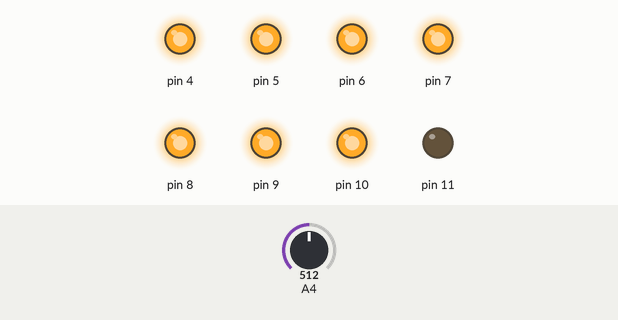
A sketch run on a simulated Arduino Uno, built with avr-gcc and run on an emulated ATmega328P. Parts: output pins drawn as LEDs (lit = HIGH). The inputs (shaded band) are chosen by the test bench; at power-on: A4 = 512.

Above: at 1.2 s.
1.3 s: A4 set to 514
At 2.1 s:
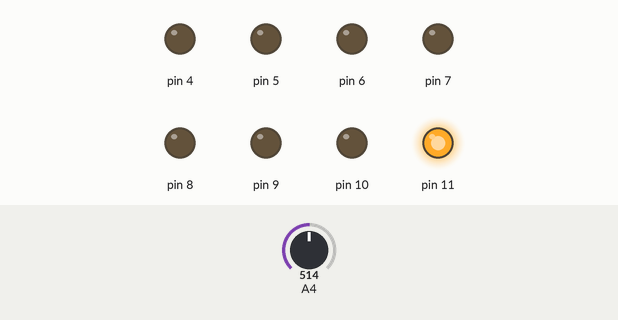
2.8 s: A4 set to 716
At 3.2 s:
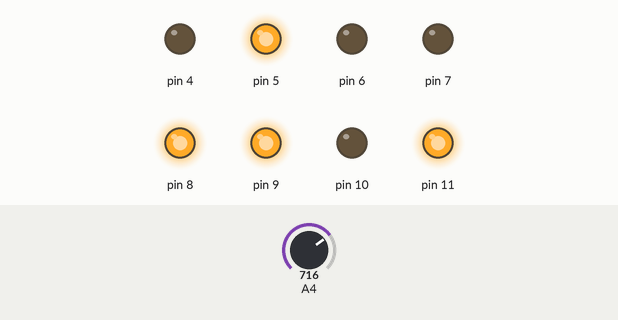
4.3 s: A4 set to 719
At 5.5 s:
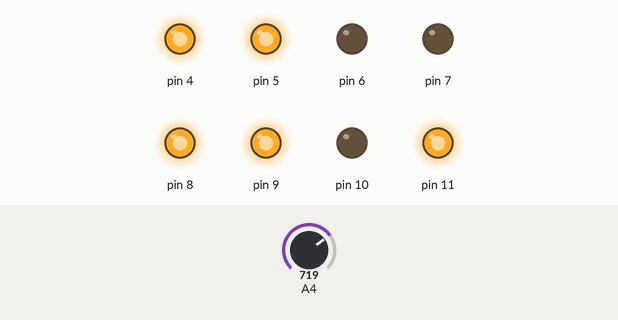
5.8 s: A4 set to 900
At 6.7 s:
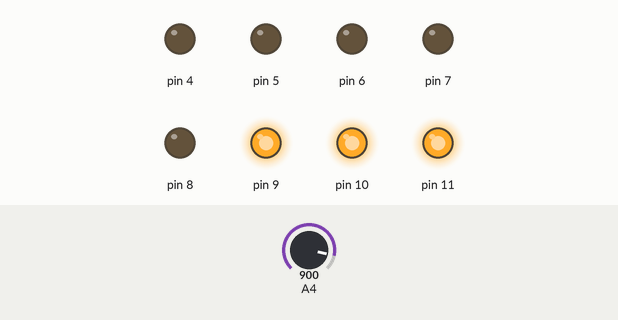
7.3 s: A4 set to 903
At 7.8 s:
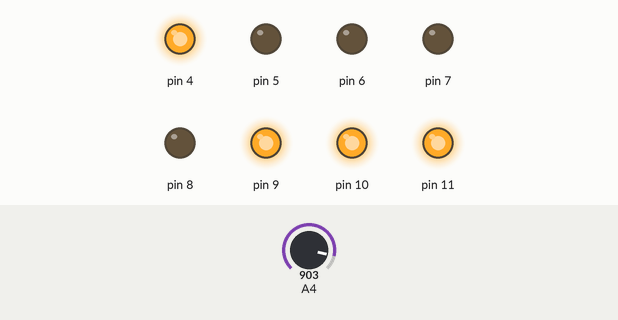
8.8 s: A4 set to 511
At 10.2 s:
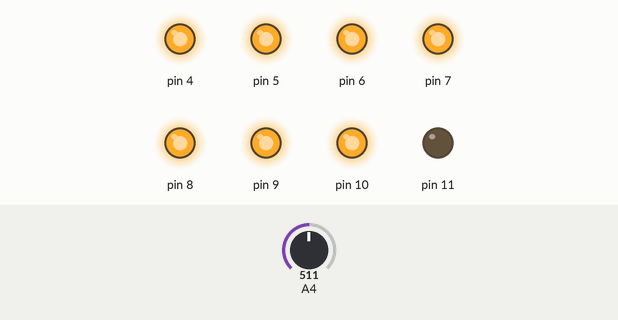
Timing chart, 0 to 11.3 s (numbered marks = the images above; inputs shaded):
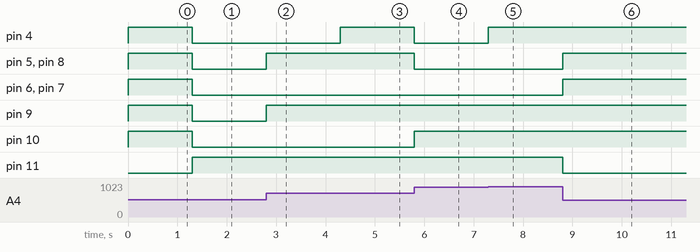

Measured:
- the behaviour switches between 513 and 514 on A4 (found by bisection; images 0 and 1)
- the behaviour switches between 718 and 719 on A4 (found by bisection; images 2 and 3)
- the behaviour switches between 902 and 903 on A4 (found by bisection; images 4 and 5)
- after the input at 1.3 s, pin 4–10: HIGH → LOW at once; pin 11: LOW → HIGH at once
- after the input at 2.8 s, pin 5, pin 8, pin 9: LOW → HIGH at once
- after the input at 4.3 s, pin 4: LOW → HIGH at once
- after the input at 5.8 s, pin 4, pin 5, pin 8: HIGH → LOW at once; pin 10: LOW → HIGH at once
- after the input at 7.3 s, pin 4: LOW → HIGH at once
- after the input at 8.8 s, pin 5–8: LOW → HIGH at once; pin 11: HIGH → LOW at once

The sketch:

ArduinoCad-ESD2.ino
```cpp
void setup() {
  DDRD = B11110000;
  DDRB = B00001111;
}

void intToDAC(int value) {
  byte binVal = byte(value);
  PORTD = binVal << 4;
  PORTB = binVal >> 4;
}

void loop() {
  intToDAC( map(analogRead(A4), 0, 1023, 0, 255));
}
```
